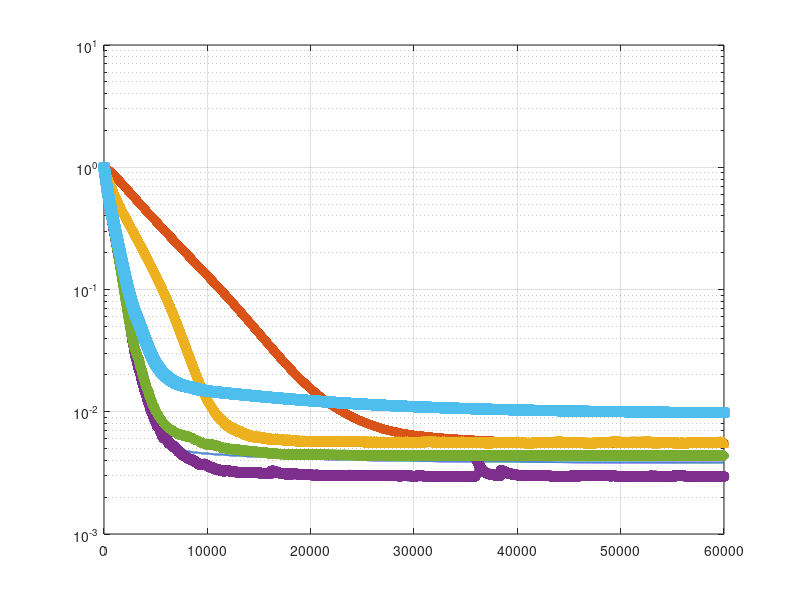

This chart was generated by the following MATLAB code: (Note: this script raises an error after producing the figure.)
%% figure;
clear all;
clc;
load('qres.mat','qres');
iter_max1=6e4;
qres1=qres(:,1:iter_max1);
 iteration=(1:1:iter_max1);
 figure
%  space=8000; %MarkerSpace
semilogy(iteration,qres1(2,:),'-','LineWidth',1.5,'markersize',6); hold on;
semilogy(iteration,qres1(6,:),'-*','LineWidth',1.5,'markersize',6); hold on;
semilogy(iteration,qres1(5,:),'-^','LineWidth',1.5,'markersize',6); hold on;
semilogy(iteration,qres1(1,:),'-o','LineWidth',1.5,'markersize',6); hold on;
semilogy(iteration,qres1(4,:),'-d','LineWidth',1.5,'markersize',6); hold on;
semilogy(iteration,qres1(3,:),'-s','LineWidth',1.5,'markersize',6);  grid on;
% set(legend,'fontname','Arial');
% set(legend,'fontsize',12);
str={'q=0', 'q=0.2', 'q=0.4','q=0.6', 'q=0.8' ,'q=1'};
% columnlegend(3,str);
%%
clear all;
clc;
load('presult.mat','p_result');
iter_max1=size(p_result,2);
qres1=p_result(:,1:iter_max1);
 iteration=(1:1:iter_max1);
 figure
%  space=8000; %MarkerSpace
semilogy(iteration,p_result(3,:),'-','LineWidth',1.5,'markersize',6); hold on;
semilogy(iteration,p_result(4,:),'-*','LineWidth',1.5,'markersize',6); hold on;
semilogy(iteration,p_result(5,:),'-^','LineWidth',1.5,'markersize',6); hold on;
semilogy(iteration,p_result(6,:),'-o','LineWidth',1.5,'markersize',6); hold on;
semilogy(iteration,p_result(7,:),'-d','LineWidth',1.5,'markersize',6); hold on;
semilogy(iteration,p_result(8,:),'-s','LineWidth',1.5,'markersize',6); hold on;
semilogy(iteration,p_result(1,:),'--','LineWidth',1.5,'markersize',6); hold on;
semilogy(iteration,p_result(2,:),'--*','LineWidth',1.5,'markersize',6);  grid on;
% set(legend,'fontname','Arial');
% set(legend,'fontsize',12);
str={'p=1', 'p=1.2', 'p=1.4','p=1.6', 'p=1.8' ,'p=2','p=1 (\mu=0.001)','p=2 (\mu=0.1)'};
columnlegend(3,str);
%%












